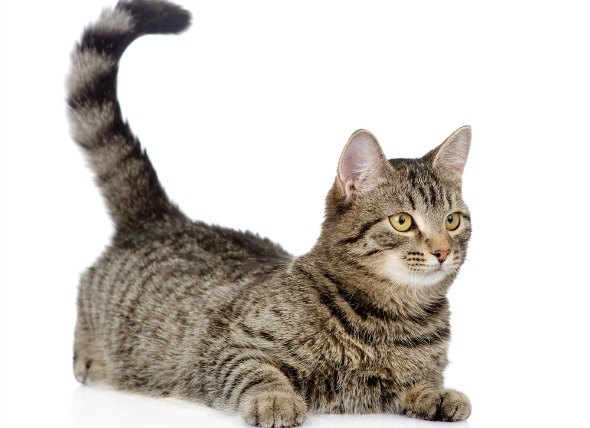
#> input picture resources/dave.jpg, 590 x 428 px
$ python -i filter.py   (imports and definitions only)
#> lines starting #> are read from the running program, lines starting #| are printed output that depends on the picture; after the words box and inside, x2 and y2 are one past the last pixel; in counts of white or black regions, pixels touching at a corner belong together
#> further down, picture is the input picture: shape (428, 590, 3); mean B, G, R 195.3, 201.1, 206.2
import numpy as np
import cv2
import random
from os import sys
#utils
sys.path.append('../common/')
from utils import CFEVideoConf, image_resize
import glob
import math


# [1 line not run here, left out]

frames_per_seconds = 20
save_path='saved-media/filter.mp4'
# [1 line that did not run here, left out]
# [1 line that did not run here, left out]


# [38 lines left out: functions verify_alpha_channel, apply_hue_saturation, apply_color_overlay, apply_sepia, not called in this run]


def alpha_blend(frame_1, frame_2, mask):
    alpha = mask/255.0
    blended = cv2.convertScaleAbs(frame_1*(1-alpha) + frame_2*alpha)
    return blended


# [14 lines left out: function apply_circle_focus_blur, not called in this run]


def portrait_mode(frame):
    cv2.imshow('frame', frame)
    gray = cv2.cvtColor(frame, cv2.COLOR_BGR2GRAY)
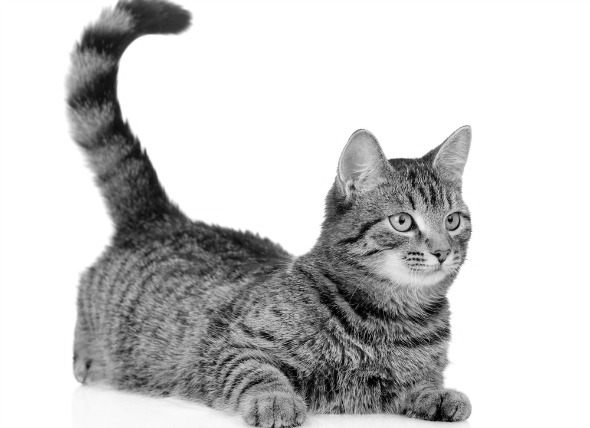
#> gray: shape (428, 590); min 0, max 255, mean 201.9
    _, mask = cv2.threshold(gray, 120,255,cv2.THRESH_BINARY)
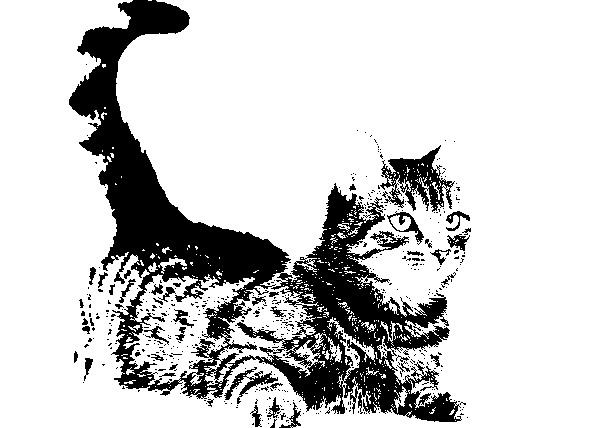
#> mask: shape (428, 590); 80.6% white; 496 black regions (447 under 20 px), largest, box (x1, y1, x2, y2) and area: (69, 0, 462, 422) 42068, (380, 145, 455, 212) 2102, (224, 367, 278, 404) 508

    mask = cv2.cvtColor(mask, cv2.COLOR_GRAY2BGRA)
#> mask: shape (428, 590, 4)
    blured = cv2.GaussianBlur(frame, (21,21), 11)
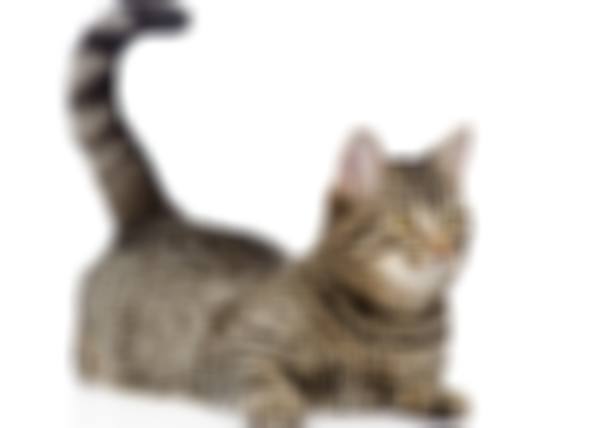
#> blured: shape (428, 590, 3); mean B, G, R 195.3, 201.1, 206.1
    blended = alpha_blend(frame, blured, mask)
    frame = cv2.cvtColor(blended, cv2.COLOR_BGRA2BGR)
    return frame


def apply_invert(frame):
    return cv2.bitwise_not(frame)

# [30 lines not run here, left out]

>>> import cv2
>>> picture = cv2.imread('../resources/dave.jpg')
#> (the run stopped early here; a loop or call above may not have finished)
